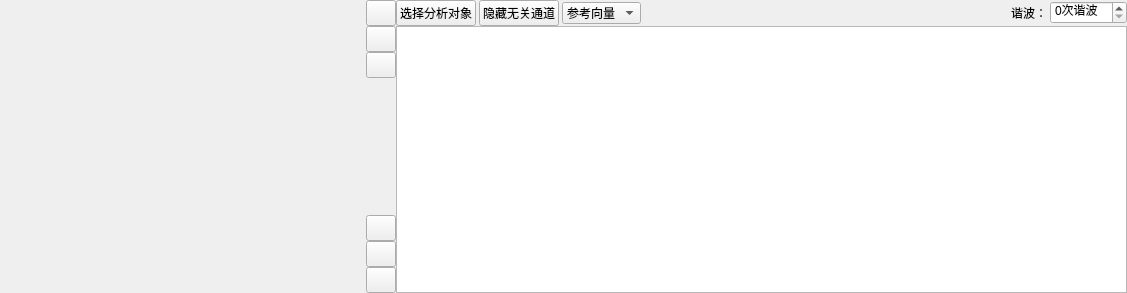
<?xml version="1.0" encoding="UTF-8"?>
<ui version="4.0">
 <class>MultichannelTableWidget</class>
 <widget class="QWidget" name="MultichannelTableWidget">
  <property name="geometry">
   <rect>
    <x>0</x>
    <y>0</y>
    <width>1127</width>
    <height>293</height>
   </rect>
  </property>
  <property name="windowTitle">
   <string>Form</string>
  </property>
  <layout class="QGridLayout" name="gridLayout">
   <property name="margin">
    <number>0</number>
   </property>
   <property name="spacing">
    <number>0</number>
   </property>
   <item row="0" column="0">
    <layout class="QHBoxLayout" name="horizontalLayout_2" stretch="1,0,2">
     <item>
      <widget class="QWidget" name="widget_display" native="true">
       <property name="minimumSize">
        <size>
         <width>40</width>
         <height>0</height>
        </size>
       </property>
       <property name="contextMenuPolicy">
        <enum>Qt::PreventContextMenu</enum>
       </property>
       <property name="styleSheet">
        <string notr="true"/>
       </property>
      </widget>
     </item>
     <item>
      <layout class="QVBoxLayout" name="verticalLayout">
       <property name="spacing">
        <number>0</number>
       </property>
       <item>
        <widget class="QPushButton" name="Button_turn_upper">
         <property name="minimumSize">
          <size>
           <width>30</width>
           <height>26</height>
          </size>
         </property>
         <property name="maximumSize">
          <size>
           <width>30</width>
           <height>26</height>
          </size>
         </property>
         <property name="styleSheet">
          <string notr="true"/>
         </property>
         <property name="text">
          <string/>
         </property>
        </widget>
       </item>
       <item>
        <widget class="QPushButton" name="Button_turn_low">
         <property name="minimumSize">
          <size>
           <width>30</width>
           <height>26</height>
          </size>
         </property>
         <property name="maximumSize">
          <size>
           <width>30</width>
           <height>26</height>
          </size>
         </property>
         <property name="styleSheet">
          <string notr="true"/>
         </property>
         <property name="text">
          <string/>
         </property>
        </widget>
       </item>
       <item>
        <widget class="QPushButton" name="Button_turn_reset">
         <property name="minimumSize">
          <size>
           <width>30</width>
           <height>26</height>
          </size>
         </property>
         <property name="maximumSize">
          <size>
           <width>30</width>
           <height>26</height>
          </size>
         </property>
         <property name="styleSheet">
          <string notr="true"/>
         </property>
         <property name="text">
          <string/>
         </property>
        </widget>
       </item>
       <item>
        <spacer name="verticalSpacer">
         <property name="orientation">
          <enum>Qt::Vertical</enum>
         </property>
         <property name="sizeHint" stdset="0">
          <size>
           <width>20</width>
           <height>40</height>
          </size>
         </property>
        </spacer>
       </item>
       <item>
        <widget class="QPushButton" name="Button_text_dis">
         <property name="minimumSize">
          <size>
           <width>30</width>
           <height>26</height>
          </size>
         </property>
         <property name="maximumSize">
          <size>
           <width>30</width>
           <height>26</height>
          </size>
         </property>
         <property name="text">
          <string/>
         </property>
        </widget>
       </item>
       <item>
        <widget class="QPushButton" name="Button_text_nodis">
         <property name="minimumSize">
          <size>
           <width>30</width>
           <height>26</height>
          </size>
         </property>
         <property name="maximumSize">
          <size>
           <width>30</width>
           <height>26</height>
          </size>
         </property>
         <property name="text">
          <string/>
         </property>
        </widget>
       </item>
       <item>
        <widget class="QPushButton" name="Button_text_reset">
         <property name="minimumSize">
          <size>
           <width>30</width>
           <height>26</height>
          </size>
         </property>
         <property name="maximumSize">
          <size>
           <width>30</width>
           <height>26</height>
          </size>
         </property>
         <property name="text">
          <string/>
         </property>
        </widget>
       </item>
      </layout>
     </item>
     <item>
      <layout class="QVBoxLayout" name="verticalLayout_2">
       <property name="spacing">
        <number>0</number>
       </property>
       <item>
        <layout class="QHBoxLayout" name="horizontalLayout">
         <property name="spacing">
          <number>3</number>
         </property>
         <item>
          <widget class="QPushButton" name="pushButton_4">
           <property name="text">
            <string>选择分析对象</string>
           </property>
          </widget>
         </item>
         <item>
          <widget class="QPushButton" name="pushButton_5">
           <property name="text">
            <string>隐藏无关通道</string>
           </property>
          </widget>
         </item>
         <item>
          <widget class="QComboBox" name="comboBox">
           <item>
            <property name="text">
             <string>参考向量</string>
            </property>
           </item>
           <item>
            <property name="text">
             <string>旋转向量</string>
            </property>
           </item>
          </widget>
         </item>
         <item>
          <spacer name="horizontalSpacer">
           <property name="orientation">
            <enum>Qt::Horizontal</enum>
           </property>
           <property name="sizeHint" stdset="0">
            <size>
             <width>40</width>
             <height>20</height>
            </size>
           </property>
          </spacer>
         </item>
         <item>
          <widget class="QLabel" name="label">
           <property name="text">
            <string>谐波：</string>
           </property>
          </widget>
         </item>
         <item>
          <widget class="QSpinBox" name="spinBox">
           <property name="wrapping">
            <bool>false</bool>
           </property>
           <property name="specialValueText">
            <string/>
           </property>
           <property name="suffix">
            <string>次谐波</string>
           </property>
          </widget>
         </item>
        </layout>
       </item>
       <item>
        <widget class="QTableView" name="tableView"/>
       </item>
      </layout>
     </item>
    </layout>
   </item>
  </layout>
 </widget>
 <resources/>
 <connections/>
</ui>
